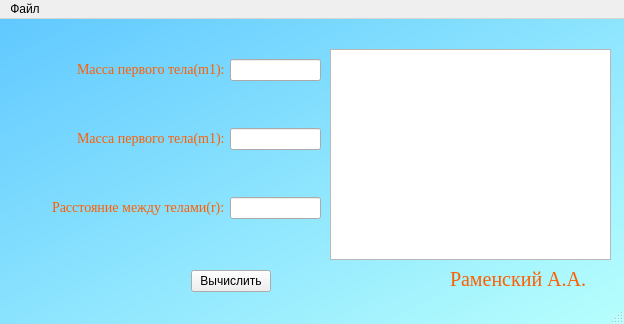
<?xml version="1.0" encoding="UTF-8"?>
<ui version="4.0">
 <class>MainWindow</class>
 <widget class="QMainWindow" name="MainWindow">
  <property name="geometry">
   <rect>
    <x>0</x>
    <y>0</y>
    <width>624</width>
    <height>324</height>
   </rect>
  </property>
  <property name="windowTitle">
   <string>Force of Gravity</string>
  </property>
  <property name="styleSheet">
   <string notr="true">QLabel
{
	font-size: 14px;
	font-family:Georgia;
	color: rgb(255, 94, 0);
}
QMainWindow
{
	background-color:qlineargradient(spread:pad, x1:0, y1:0, x2:1, y2:1, stop:0 rgba(94, 199, 255, 255), stop:1 rgba(183, 255, 253, 255));
}</string>
  </property>
  <widget class="QWidget" name="centralwidget">
   <widget class="QWidget" name="verticalLayoutWidget">
    <property name="geometry">
     <rect>
      <x>330</x>
      <y>30</y>
      <width>281</width>
      <height>211</height>
     </rect>
    </property>
    <layout class="QVBoxLayout" name="verticalLayout">
     <item>
      <widget class="QTextEdit" name="EditResult">
       <property name="html">
        <string>&lt;!DOCTYPE HTML PUBLIC &quot;-//W3C//DTD HTML 4.0//EN&quot; &quot;http://www.w3.org/TR/REC-html40/strict.dtd&quot;&gt;
&lt;html&gt;&lt;head&gt;&lt;meta name=&quot;qrichtext&quot; content=&quot;1&quot; /&gt;&lt;style type=&quot;text/css&quot;&gt;
p, li { white-space: pre-wrap; }
&lt;/style&gt;&lt;/head&gt;&lt;body style=&quot; font-family:'MS Shell Dlg 2'; font-size:8.25pt; font-weight:400; font-style:normal;&quot;&gt;
&lt;p style=&quot;-qt-paragraph-type:empty; margin-top:0px; margin-bottom:0px; margin-left:0px; margin-right:0px; -qt-block-indent:0; text-indent:0px;&quot;&gt;&lt;br /&gt;&lt;/p&gt;&lt;/body&gt;&lt;/html&gt;</string>
       </property>
      </widget>
     </item>
    </layout>
   </widget>
   <widget class="QLabel" name="label">
    <property name="geometry">
     <rect>
      <x>450</x>
      <y>250</y>
      <width>151</width>
      <height>21</height>
     </rect>
    </property>
    <property name="styleSheet">
     <string notr="true">QLabel#label
{
	background-color;
	font-size:20px;
}</string>
    </property>
    <property name="text">
     <string>Раменский А.А.</string>
    </property>
   </widget>
   <widget class="QWidget" name="">
    <property name="geometry">
     <rect>
      <x>0</x>
      <y>40</y>
      <width>225</width>
      <height>201</height>
     </rect>
    </property>
    <layout class="QVBoxLayout" name="LblLayout">
     <item>
      <layout class="QHBoxLayout" name="LblLayoutM1">
       <item>
        <spacer name="horizontalSpacer_2">
         <property name="orientation">
          <enum>Qt::Horizontal</enum>
         </property>
         <property name="sizeHint" stdset="0">
          <size>
           <width>40</width>
           <height>20</height>
          </size>
         </property>
        </spacer>
       </item>
       <item>
        <widget class="QLabel" name="LblM1">
         <property name="text">
          <string>Масса первого тела(m1):</string>
         </property>
        </widget>
       </item>
      </layout>
     </item>
     <item>
      <spacer name="verticalSpacer">
       <property name="orientation">
        <enum>Qt::Vertical</enum>
       </property>
       <property name="sizeHint" stdset="0">
        <size>
         <width>20</width>
         <height>40</height>
        </size>
       </property>
      </spacer>
     </item>
     <item>
      <layout class="QHBoxLayout" name="LblLayoutM2">
       <item>
        <spacer name="horizontalSpacer_5">
         <property name="orientation">
          <enum>Qt::Horizontal</enum>
         </property>
         <property name="sizeHint" stdset="0">
          <size>
           <width>40</width>
           <height>20</height>
          </size>
         </property>
        </spacer>
       </item>
       <item>
        <widget class="QLabel" name="LblM2">
         <property name="text">
          <string>Масса первого тела(m1):</string>
         </property>
        </widget>
       </item>
      </layout>
     </item>
     <item>
      <spacer name="verticalSpacer_5">
       <property name="orientation">
        <enum>Qt::Vertical</enum>
       </property>
       <property name="sizeHint" stdset="0">
        <size>
         <width>20</width>
         <height>40</height>
        </size>
       </property>
      </spacer>
     </item>
     <item>
      <layout class="QHBoxLayout" name="LblLayoutR">
       <item>
        <spacer name="horizontalSpacer_3">
         <property name="orientation">
          <enum>Qt::Horizontal</enum>
         </property>
         <property name="sizeHint" stdset="0">
          <size>
           <width>40</width>
           <height>20</height>
          </size>
         </property>
        </spacer>
       </item>
       <item>
        <widget class="QLabel" name="LblR">
         <property name="text">
          <string>Расстояние между телами(r):</string>
         </property>
        </widget>
       </item>
      </layout>
     </item>
     <item>
      <spacer name="verticalSpacer_3">
       <property name="orientation">
        <enum>Qt::Vertical</enum>
       </property>
       <property name="sizeHint" stdset="0">
        <size>
         <width>20</width>
         <height>40</height>
        </size>
       </property>
      </spacer>
     </item>
    </layout>
   </widget>
   <widget class="QWidget" name="">
    <property name="geometry">
     <rect>
      <x>230</x>
      <y>40</y>
      <width>91</width>
      <height>201</height>
     </rect>
    </property>
    <layout class="QVBoxLayout" name="EditLayout">
     <item>
      <widget class="QLineEdit" name="EditM1"/>
     </item>
     <item>
      <spacer name="verticalSpacer_2">
       <property name="orientation">
        <enum>Qt::Vertical</enum>
       </property>
       <property name="sizeHint" stdset="0">
        <size>
         <width>20</width>
         <height>40</height>
        </size>
       </property>
      </spacer>
     </item>
     <item>
      <widget class="QLineEdit" name="EditM2"/>
     </item>
     <item>
      <spacer name="verticalSpacer_4">
       <property name="orientation">
        <enum>Qt::Vertical</enum>
       </property>
       <property name="sizeHint" stdset="0">
        <size>
         <width>20</width>
         <height>40</height>
        </size>
       </property>
      </spacer>
     </item>
     <item>
      <widget class="QLineEdit" name="EditR"/>
     </item>
     <item>
      <spacer name="verticalSpacer_6">
       <property name="orientation">
        <enum>Qt::Vertical</enum>
       </property>
       <property name="sizeHint" stdset="0">
        <size>
         <width>20</width>
         <height>40</height>
        </size>
       </property>
      </spacer>
     </item>
    </layout>
   </widget>
   <widget class="QWidget" name="">
    <property name="geometry">
     <rect>
      <x>0</x>
      <y>250</y>
      <width>271</width>
      <height>25</height>
     </rect>
    </property>
    <layout class="QHBoxLayout" name="ButtonLayout">
     <item>
      <spacer name="horizontalSpacer_4">
       <property name="orientation">
        <enum>Qt::Horizontal</enum>
       </property>
       <property name="sizeHint" stdset="0">
        <size>
         <width>40</width>
         <height>20</height>
        </size>
       </property>
      </spacer>
     </item>
     <item>
      <widget class="QPushButton" name="resultBtn">
       <property name="styleSheet">
        <string notr="true"/>
       </property>
       <property name="text">
        <string>Вычислить</string>
       </property>
       <property name="autoDefault">
        <bool>false</bool>
       </property>
      </widget>
     </item>
    </layout>
   </widget>
  </widget>
  <widget class="QMenuBar" name="menubar">
   <property name="geometry">
    <rect>
     <x>0</x>
     <y>0</y>
     <width>624</width>
     <height>21</height>
    </rect>
   </property>
   <widget class="QMenu" name="menu">
    <property name="title">
     <string>Файл</string>
    </property>
    <addaction name="Info"/>
   </widget>
   <addaction name="menu"/>
  </widget>
  <widget class="QStatusBar" name="statusbar"/>
  <action name="action">
   <property name="text">
    <string>Да</string>
   </property>
  </action>
  <action name="Info">
   <property name="text">
    <string>Справка</string>
   </property>
  </action>
 </widget>
 <resources/>
 <connections/>
</ui>
